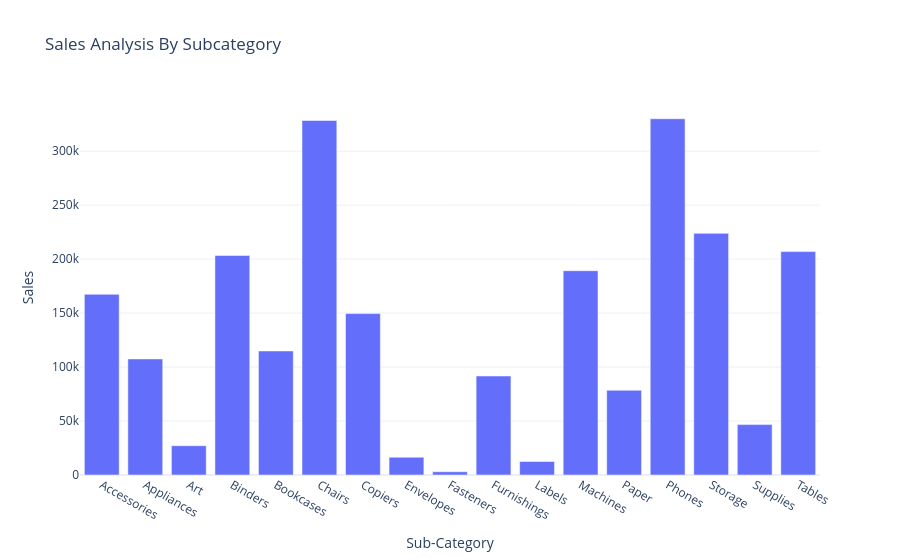

Write notebook code for a chart like this one.
### Code cell
fig= px.bar(sales_by_subcategory,
            x= 'Sub-Category',
            y= 'Sales',
            title= "Sales Analysis By Subcategory")
fig.show()

### Figure 1 — Plotly figure (JSON) as saved in the notebook; plotly's stock layout.template omitted (floating-point values rounded to 4 significant figures)
{"data": [{"hovertemplate": "Sub-Category=%{x}<br>Sales=%{y}<extra></extra>", "legendgroup": "", "marker": {"color": "#636efa", "pattern": {"shape": ""}}, "name": "", "orientation": "v", "showlegend": false, "textposition": "auto", "type": "bar", "x": ["Accessories", "Appliances", "Art", "Binders", "Bookcases", "Chairs", "Copiers", "Envelopes", "Fasteners", "Furnishings", "Labels", "Machines", "Paper", "Phones", "Storage", "Supplies", "Tables"], "xaxis": "x", "y": [167400.0, 107500.0, 27120.0, 203400.0, 114900.0, 328400.0, 149500.0, 16480.0, 3024.0, 91710.0, 12490.0, 189200.0, 78480.0, 330000.0, 223800.0, 46670.0, 207000.0], "yaxis": "y"}], "layout": {"barmode": "relative", "legend": {"tracegroupgap": 0}, "title": {"text": "Sales Analysis By Subcategory"}, "xaxis": {"anchor": "y", "domain": [0, 1], "title": {"text": "Sub-Category"}}, "yaxis": {"anchor": "x", "domain": [0, 1], "title": {"text": "Sales"}}}}
